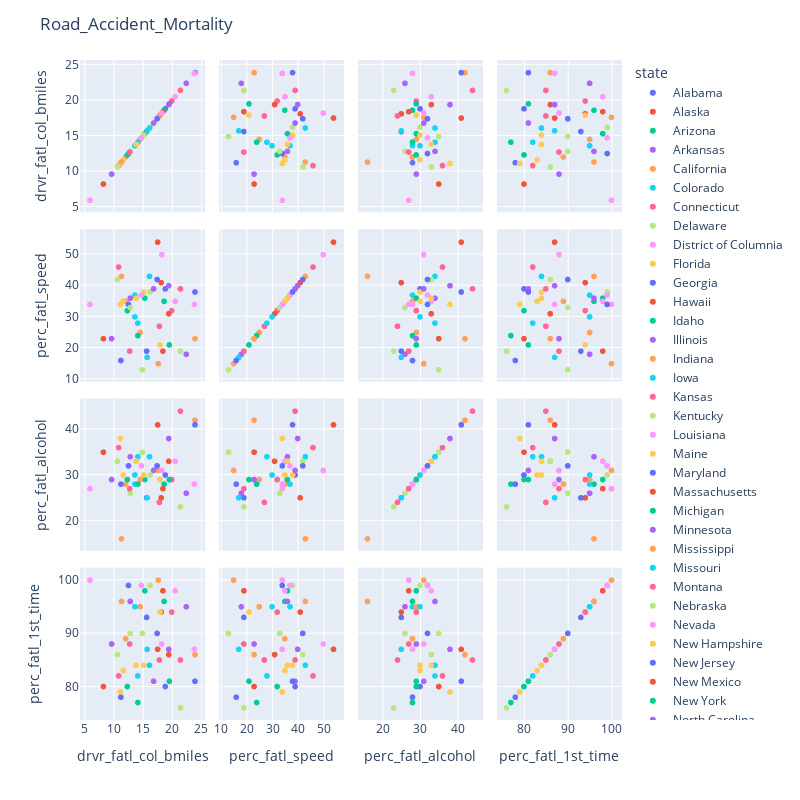

Source (notebook cell):
### Code cell
import plotly.express as px
fig = px.scatter_matrix(car_acc,
    dimensions=["drvr_fatl_col_bmiles", "perc_fatl_speed", "perc_fatl_alcohol", "perc_fatl_1st_time"],
    color="state")
fig.update_layout(
    title='Road_Accident_Mortality',
    dragmode='select',
    width=800,
    height=800,
    hovermode='closest',
)
fig.show()

### Figure 1 — Plotly figure (JSON) as saved in the notebook; plotly's stock layout.template omitted (floating-point values rounded to 4 significant figures)
{"data": [{"dimensions": [{"axis": {"matches": true}, "label": "drvr_fatl_col_bmiles", "values": [18.8]}, {"axis": {"matches": true}, "label": "perc_fatl_speed", "values": [39]}, {"axis": {"matches": true}, "label": "perc_fatl_alcohol", "values": [30]}, {"axis": {"matches": true}, "label": "perc_fatl_1st_time", "values": [80]}], "hovertemplate": "state=Alabama<br>%{xaxis.title.text}=%{x}<br>%{yaxis.title.text}=%{y}<extra></extra>", "legendgroup": "Alabama", "marker": {"color": "#636efa", "symbol": "circle"}, "name": "Alabama", "showlegend": true, "type": "splom"}, {"dimensions": [{"axis": {"matches": true}, "label": "drvr_fatl_col_bmiles", "values": [18.1]}, {"axis": {"matches": true}, "label": "perc_fatl_speed", "values": [41]}, {"axis": {"matches": true}, "label": "perc_fatl_alcohol", "values": [25]}, {"axis": {"matches": true}, "label": "perc_fatl_1st_time", "values": [94]}], "hovertemplate": "state=Alaska<br>%{xaxis.title.text}=%{x}<br>%{yaxis.title.text}=%{y}<extra></extra>", "legendgroup": "Alaska", "marker": {"color": "#EF553B", "symbol": "circle"}, "name": "Alaska", "showlegend": true, "type": "splom"}, {"dimensions": [{"axis": {"matches": true}, "label": "drvr_fatl_col_bmiles", "values": [18.6]}, {"axis": {"matches": true}, "label": "perc_fatl_speed", "values": [35]}, {"axis": {"matches": true}, "label": "perc_fatl_alcohol", "values": [28]}, {"axis": {"matches": true}, "label": "perc_fatl_1st_time", "values": [96]}], "hovertemplate": "state=Arizona<br>%{xaxis.title.text}=%{x}<br>%{yaxis.title.text}=%{y}<extra></extra>", "legendgroup": "Arizona", "marker": {"color": "#00cc96", "symbol": "circle"}, "name": "Arizona", "showlegend": true, "type": "splom"}, {"dimensions": [{"axis": {"matches": true}, "label": "drvr_fatl_col_bmiles", "values": [22.4]}, {"axis": {"matches": true}, "label": "perc_fatl_speed", "values": [18]}, {"axis": {"matches": true}, "label": "perc_fatl_alcohol", "values": [26]}, {"axis": {"matches": true}, "label": "perc_fatl_1st_time", "values": [95]}], "hovertemplate": "state=Arkansas<br>%{xaxis.title.text}=%{x}<br>%{yaxis.title.text}=%{y}<extra></extra>", "legendgroup": "Arkansas", "marker": {"color": "#ab63fa", "symbol": "circle"}, "name": "Arkansas", "showlegend": true, "type": "splom"}, {"dimensions": [{"axis": {"matches": true}, "label": "drvr_fatl_col_bmiles", "values": [12]}, {"axis": {"matches": true}, "label": "perc_fatl_speed", "values": [35]}, {"axis": {"matches": true}, "label": "perc_fatl_alcohol", "values": [28]}, {"axis": {"matches": true}, "label": "perc_fatl_1st_time", "values": [89]}], "hovertemplate": "state=California<br>%{xaxis.title.text}=%{x}<br>%{yaxis.title.text}=%{y}<extra></extra>", "legendgroup": "California", "marker": {"color": "#FFA15A", "symbol": "circle"}, "name": "California", "showlegend": true, "type": "splom"}, {"dimensions": [{"axis": {"matches": true}, "label": "drvr_fatl_col_bmiles", "values": [13.6]}, {"axis": {"matches": true}, "label": "perc_fatl_speed", "values": [37]}, {"axis": {"matches": true}, "label": "perc_fatl_alcohol", "values": [28]}, {"axis": {"matches": true}, "label": "perc_fatl_1st_time", "values": [95]}], "hovertemplate": "state=Colorado<br>%{xaxis.title.text}=%{x}<br>%{yaxis.title.text}=%{y}<extra></extra>", "legendgroup": "Colorado", "marker": {"color": "#19d3f3", "symbol": "circle"}, "name": "Colorado", "showlegend": true, "type": "splom"}, {"dimensions": [{"axis": {"matches": true}, "label": "drvr_fatl_col_bmiles", "values": [10.8]}, {"axis": {"matches": true}, "label": "perc_fatl_speed", "values": [46]}, {"axis": {"matches": true}, "label": "perc_fatl_alcohol", "values": [36]}, {"axis": {"matches": true}, "label": "perc_fatl_1st_time", "values": [82]}], "hovertemplate": "state=Connecticut<br>%{xaxis.title.text}=%{x}<br>%{yaxis.title.text}=%{y}<extra></extra>", "legendgroup": "Connecticut", "marker": {"color": "#FF6692", "symbol": "circle"}, "name": "Connecticut", "showlegend": true, "type": "splom"}, {"dimensions": [{"axis": {"matches": true}, "label": "drvr_fatl_col_bmiles", "values": [16.2]}, {"axis": {"matches": true}, "label": "perc_fatl_speed", "values": [38]}, {"axis": {"matches": true}, "label": "perc_fatl_alcohol", "values": [30]}, {"axis": {"matches": true}, "label": "perc_fatl_1st_time", "values": [99]}], "hovertemplate": "state=Delaware<br>%{xaxis.title.text}=%{x}<br>%{yaxis.title.text}=%{y}<extra></extra>", "legendgroup": "Delaware", "marker": {"color": "#B6E880", "symbol": "circle"}, "name": "Delaware", "showlegend": true, "type": "splom"}, {"dimensions": [{"axis": {"matches": true}, "label": "drvr_fatl_col_bmiles", "values": [5.9]}, {"axis": {"matches": true}, "label": "perc_fatl_speed", "values": [34]}, {"axis": {"matches": true}, "label": "perc_fatl_alcohol", "values": [27]}, {"axis": {"matches": true}, "label": "perc_fatl_1st_time", "values": [100]}], "hovertemplate": "state=District of Columnia<br>%{xaxis.title.text}=%{x}<br>%{yaxis.title.text}=%{y}<extra></extra>", "legendgroup": "District of Columnia", "marker": {"color": "#FF97FF", "symbol": "circle"}, "name": "District of Columnia", "showlegend": true, "type": "splom"}, {"dimensions": [{"axis": {"matches": true}, "label": "drvr_fatl_col_bmiles", "values": [17.9]}, {"axis": {"matches": true}, "label": "perc_fatl_speed", "values": [21]}, {"axis": {"matches": true}, "label": "perc_fatl_alcohol", "values": [29]}, {"axis": {"matches": true}, "label": "perc_fatl_1st_time", "values": [94]}], "hovertemplate": "state=Florida<br>%{xaxis.title.text}=%{x}<br>%{yaxis.title.text}=%{y}<extra></extra>", "legendgroup": "Florida", "marker": {"color": "#FECB52", "symbol": "circle"}, "name": "Florida", "showlegend": true, "type": "splom"}, {"dimensions": [{"axis": {"matches": true}, "label": "drvr_fatl_col_bmiles", "values": [15.6]}, {"axis": {"matches": true}, "label": "perc_fatl_speed", "values": [19]}, {"axis": {"matches": true}, "label": "perc_fatl_alcohol", "values": [25]}, {"axis": {"matches": true}, "label": "perc_fatl_1st_time", "values": [93]}], "hovertemplate": "state=Georgia<br>%{xaxis.title.text}=%{x}<br>%{yaxis.title.text}=%{y}<extra></extra>", "legendgroup": "Georgia", "marker": {"color": "#636efa", "symbol": "circle"}, "name": "Georgia", "showlegend": true, "type": "splom"}, {"dimensions": [{"axis": {"matches": true}, "label": "drvr_fatl_col_bmiles", "values": [17.5]}, {"axis": {"matches": true}, "label": "perc_fatl_speed", "values": [54]}, {"axis": {"matches": true}, "label": "perc_fatl_alcohol", "values": [41]}, {"axis": {"matches": true}, "label": "perc_fatl_1st_time", "values": [87]}], "hovertemplate": "state=Hawaii<br>%{xaxis.title.text}=%{x}<br>%{yaxis.title.text}=%{y}<extra></extra>", "legendgroup": "Hawaii", "marker": {"color": "#EF553B", "symbol": "circle"}, "name": "Hawaii", "showlegend": true, "type": "splom"}, {"dimensions": [{"axis": {"matches": true}, "label": "drvr_fatl_col_bmiles", "values": [15.3]}, {"axis": {"matches": true}, "label": "perc_fatl_speed", "values": [36]}, {"axis": {"matches": true}, "label": "perc_fatl_alcohol", "values": [29]}, {"axis": {"matches": true}, "label": "perc_fatl_1st_time", "values": [98]}], "hovertemplate": "state=Idaho<br>%{xaxis.title.text}=%{x}<br>%{yaxis.title.text}=%{y}<extra></extra>", "legendgroup": "Idaho", "marker": {"color": "#00cc96", "symbol": "circle"}, "name": "Idaho", "showlegend": true, "type": "splom"}, {"dimensions": [{"axis": {"matches": true}, "label": "drvr_fatl_col_bmiles", "values": [12.8]}, {"axis": {"matches": true}, "label": "perc_fatl_speed", "values": [36]}, {"axis": {"matches": true}, "label": "perc_fatl_alcohol", "values": [34]}, {"axis": {"matches": true}, "label": "perc_fatl_1st_time", "values": [96]}], "hovertemplate": "state=Illinois<br>%{xaxis.title.text}=%{x}<br>%{yaxis.title.text}=%{y}<extra></extra>", "legendgroup": "Illinois", "marker": {"color": "#ab63fa", "symbol": "circle"}, "name": "Illinois", "showlegend": true, "type": "splom"}, {"dimensions": [{"axis": {"matches": true}, "label": "drvr_fatl_col_bmiles", "values": [14.5]}, {"axis": {"matches": true}, "label": "perc_fatl_speed", "values": [25]}, {"axis": {"matches": true}, "label": "perc_fatl_alcohol", "values": [29]}, {"axis": {"matches": true}, "label": "perc_fatl_1st_time", "values": [95]}], "hovertemplate": "state=Indiana<br>%{xaxis.title.text}=%{x}<br>%{yaxis.title.text}=%{y}<extra></extra>", "legendgroup": "Indiana", "marker": {"color": "#FFA15A", "symbol": "circle"}, "name": "Indiana", "showlegend": true, "type": "splom"}, {"dimensions": [{"axis": {"matches": true}, "label": "drvr_fatl_col_bmiles", "values": [15.7]}, {"axis": {"matches": true}, "label": "perc_fatl_speed", "values": [17]}, {"axis": {"matches": true}, "label": "perc_fatl_alcohol", "values": [25]}, {"axis": {"matches": true}, "label": "perc_fatl_1st_time", "values": [87]}], "hovertemplate": "state=Iowa<br>%{xaxis.title.text}=%{x}<br>%{yaxis.title.text}=%{y}<extra></extra>", "legendgroup": "Iowa", "marker": {"color": "#19d3f3", "symbol": "circle"}, "name": "Iowa", "showlegend": true, "type": "splom"}, {"dimensions": [{"axis": {"matches": true}, "label": "drvr_fatl_col_bmiles", "values": [17.8]}, {"axis": {"matches": true}, "label": "perc_fatl_speed", "values": [27]}, {"axis": {"matches": true}, "label": "perc_fatl_alcohol", "values": [24]}, {"axis": {"matches": true}, "label": "perc_fatl_1st_time", "values": [85]}], "hovertemplate": "state=Kansas<br>%{xaxis.title.text}=%{x}<br>%{yaxis.title.text}=%{y}<extra></extra>", "legendgroup": "Kansas", "marker": {"color": "#FF6692", "symbol": "circle"}, "name": "Kansas", "showlegend": true, "type": "splom"}, {"dimensions": [{"axis": {"matches": true}, "label": "drvr_fatl_col_bmiles", "values": [21.4]}, {"axis": {"matches": true}, "label": "perc_fatl_speed", "values": [19]}, {"axis": {"matches": true}, "label": "perc_fatl_alcohol", "values": [23]}, {"axis": {"matches": true}, "label": "perc_fatl_1st_time", "values": [76]}], "hovertemplate": "state=Kentucky<br>%{xaxis.title.text}=%{x}<br>%{yaxis.title.text}=%{y}<extra></extra>", "legendgroup": "Kentucky", "marker": {"color": "#B6E880", "symbol": "circle"}, "name": "Kentucky", "showlegend": true, "type": "splom"}, {"dimensions": [{"axis": {"matches": true}, "label": "drvr_fatl_col_bmiles", "values": [20.5]}, {"axis": {"matches": true}, "label": "perc_fatl_speed", "values": [35]}, {"axis": {"matches": true}, "label": "perc_fatl_alcohol", "values": [33]}, {"axis": {"matches": true}, "label": "perc_fatl_1st_time", "values": [98]}], "hovertemplate": "state=Louisiana<br>%{xaxis.title.text}=%{x}<br>%{yaxis.title.text}=%{y}<extra></extra>", "legendgroup": "Louisiana", "marker": {"color": "#FF97FF", "symbol": "circle"}, "name": "Louisiana", "showlegend": true, "type": "splom"}, {"dimensions": [{"axis": {"matches": true}, "label": "drvr_fatl_col_bmiles", "values": [15.1]}, {"axis": {"matches": true}, "label": "perc_fatl_speed", "values": [38]}, {"axis": {"matches": true}, "label": "perc_fatl_alcohol", "values": [30]}, {"axis": {"matches": true}, "label": "perc_fatl_1st_time", "values": [84]}], "hovertemplate": "state=Maine<br>%{xaxis.title.text}=%{x}<br>%{yaxis.title.text}=%{y}<extra></extra>", "legendgroup": "Maine", "marker": {"color": "#FECB52", "symbol": "circle"}, "name": "Maine", "showlegend": true, "type": "splom"}, {"dimensions": [{"axis": {"matches": true}, "label": "drvr_fatl_col_bmiles", "values": [12.5]}, {"axis": {"matches": true}, "label": "perc_fatl_speed", "values": [34]}, {"axis": {"matches": true}, "label": "perc_fatl_alcohol", "values": [32]}, {"axis": {"matches": true}, "label": "perc_fatl_1st_time", "values": [99]}], "hovertemplate": "state=Maryland<br>%{xaxis.title.text}=%{x}<br>%{yaxis.title.text}=%{y}<extra></extra>", "legendgroup": "Maryland", "marker": {"color": "#636efa", "symbol": "circle"}, "name": "Maryland", "showlegend": true, "type": "splom"}, {"dimensions": [{"axis": {"matches": true}, "label": "drvr_fatl_col_bmiles", "values": [8.2]}, {"axis": {"matches": true}, "label": "perc_fatl_speed", "values": [23]}, {"axis": {"matches": true}, "label": "perc_fatl_alcohol", "values": [35]}, {"axis": {"matches": true}, "label": "perc_fatl_1st_time", "values": [80]}], "hovertemplate": "state=Massachusetts<br>%{xaxis.title.text}=%{x}<br>%{yaxis.title.text}=%{y}<extra></extra>", "legendgroup": "Massachusetts", "marker": {"color": "#EF553B", "symbol": "circle"}, "name": "Massachusetts", "showlegend": true, "type": "splom"}, {"dimensions": [{"axis": {"matches": true}, "label": "drvr_fatl_col_bmiles", "values": [14.1]}, {"axis": {"matches": true}, "label": "perc_fatl_speed", "values": [24]}, {"axis": {"matches": true}, "label": "perc_fatl_alcohol", "values": [28]}, {"axis": {"matches": true}, "label": "perc_fatl_1st_time", "values": [77]}], "hovertemplate": "state=Michigan<br>%{xaxis.title.text}=%{x}<br>%{yaxis.title.text}=%{y}<extra></extra>", "legendgroup": "Michigan", "marker": {"color": "#00cc96", "symbol": "circle"}, "name": "Michigan", "showlegend": true, "type": "splom"}, {"dimensions": [{"axis": {"matches": true}, "label": "drvr_fatl_col_bmiles", "values": [9.6]}, {"axis": {"matches": true}, "label": "perc_fatl_speed", "values": [23]}, {"axis": {"matches": true}, "label": "perc_fatl_alcohol", "values": [29]}, {"axis": {"matches": true}, "label": "perc_fatl_1st_time", "values": [88]}], "hovertemplate": "state=Minnesota<br>%{xaxis.title.text}=%{x}<br>%{yaxis.title.text}=%{y}<extra></extra>", "legendgroup": "Minnesota", "marker": {"color": "#ab63fa", "symbol": "circle"}, "name": "Minnesota", "showlegend": true, "type": "splom"}, {"dimensions": [{"axis": {"matches": true}, "label": "drvr_fatl_col_bmiles", "values": [17.6]}, {"axis": {"matches": true}, "label": "perc_fatl_speed", "values": [15]}, {"axis": {"matches": true}, "label": "perc_fatl_alcohol", "values": [31]}, {"axis": {"matches": true}, "label": "perc_fatl_1st_time", "values": [100]}], "hovertemplate": "state=Mississippi<br>%{xaxis.title.text}=%{x}<br>%{yaxis.title.text}=%{y}<extra></extra>", "legendgroup": "Mississippi", "marker": {"color": "#FFA15A", "symbol": "circle"}, "name": "Mississippi", "showlegend": true, "type": "splom"}, {"dimensions": [{"axis": {"matches": true}, "label": "drvr_fatl_col_bmiles", "values": [16.1]}, {"axis": {"matches": true}, "label": "perc_fatl_speed", "values": [43]}, {"axis": {"matches": true}, "label": "perc_fatl_alcohol", "values": [34]}, {"axis": {"matches": true}, "label": "perc_fatl_1st_time", "values": [84]}], "hovertemplate": "state=Missouri<br>%{xaxis.title.text}=%{x}<br>%{yaxis.title.text}=%{y}<extra></extra>", "legendgroup": "Missouri", "marker": {"color": "#19d3f3", "symbol": "circle"}, "name": "Missouri", "showlegend": true, "type": "splom"}, {"dimensions": [{"axis": {"matches": true}, "label": "drvr_fatl_col_bmiles", "values": [21.4]}, {"axis": {"matches": true}, "label": "perc_fatl_speed", "values": [39]}, {"axis": {"matches": true}, "label": "perc_fatl_alcohol", "values": [44]}, {"axis": {"matches": true}, "label": "perc_fatl_1st_time", "values": [85]}], "hovertemplate": "state=Montana<br>%{xaxis.title.text}=%{x}<br>%{yaxis.title.text}=%{y}<extra></extra>", "legendgroup": "Montana", "marker": {"color": "#FF6692", "symbol": "circle"}, "name": "Montana", "showlegend": true, "type": "splom"}, {"dimensions": [{"axis": {"matches": true}, "label": "drvr_fatl_col_bmiles", "values": [14.9]}, {"axis": {"matches": true}, "label": "perc_fatl_speed", "values": [13]}, {"axis": {"matches": true}, "label": "perc_fatl_alcohol", "values": [35]}, {"axis": {"matches": true}, "label": "perc_fatl_1st_time", "values": [90]}], "hovertemplate": "state=Nebraska<br>%{xaxis.title.text}=%{x}<br>%{yaxis.title.text}=%{y}<extra></extra>", "legendgroup": "Nebraska", "marker": {"color": "#B6E880", "symbol": "circle"}, "name": "Nebraska", "showlegend": true, "type": "splom"}, {"dimensions": [{"axis": {"matches": true}, "label": "drvr_fatl_col_bmiles", "values": [14.7]}, {"axis": {"matches": true}, "label": "perc_fatl_speed", "values": [37]}, {"axis": {"matches": true}, "label": "perc_fatl_alcohol", "values": [32]}, {"axis": {"matches": true}, "label": "perc_fatl_1st_time", "values": [99]}], "hovertemplate": "state=Nevada<br>%{xaxis.title.text}=%{x}<br>%{yaxis.title.text}=%{y}<extra></extra>", "legendgroup": "Nevada", "marker": {"color": "#FF97FF", "symbol": "circle"}, "name": "Nevada", "showlegend": true, "type": "splom"}, {"dimensions": [{"axis": {"matches": true}, "label": "drvr_fatl_col_bmiles", "values": [11.6]}, {"axis": {"matches": true}, "label": "perc_fatl_speed", "values": [35]}, {"axis": {"matches": true}, "label": "perc_fatl_alcohol", "values": [30]}, {"axis": {"matches": true}, "label": "perc_fatl_1st_time", "values": [83]}], "hovertemplate": "state=New Hampshire<br>%{xaxis.title.text}=%{x}<br>%{yaxis.title.text}=%{y}<extra></extra>", "legendgroup": "New Hampshire", "marker": {"color": "#FECB52", "symbol": "circle"}, "name": "New Hampshire", "showlegend": true, "type": "splom"}, {"dimensions": [{"axis": {"matches": true}, "label": "drvr_fatl_col_bmiles", "values": [11.2]}, {"axis": {"matches": true}, "label": "perc_fatl_speed", "values": [16]}, {"axis": {"matches": true}, "label": "perc_fatl_alcohol", "values": [28]}, {"axis": {"matches": true}, "label": "perc_fatl_1st_time", "values": [78]}], "hovertemplate": "state=New Jersey<br>%{xaxis.title.text}=%{x}<br>%{yaxis.title.text}=%{y}<extra></extra>", "legendgroup": "New Jersey", "marker": {"color": "#636efa", "symbol": "circle"}, "name": "New Jersey", "showlegend": true, "type": "splom"}, {"dimensions": [{"axis": {"matches": true}, "label": "drvr_fatl_col_bmiles", "values": [18.4]}, {"axis": {"matches": true}, "label": "perc_fatl_speed", "values": [19]}, {"axis": {"matches": true}, "label": "perc_fatl_alcohol", "values": [27]}, {"axis": {"matches": true}, "label": "perc_fatl_1st_time", "values": [98]}], "hovertemplate": "state=New Mexico<br>%{xaxis.title.text}=%{x}<br>%{yaxis.title.text}=%{y}<extra></extra>", "legendgroup": "New Mexico", "marker": {"color": "#EF553B", "symbol": "circle"}, "name": "New Mexico", "showlegend": true, "type": "splom"}, {"dimensions": [{"axis": {"matches": true}, "label": "drvr_fatl_col_bmiles", "values": [12.3]}, {"axis": {"matches": true}, "label": "perc_fatl_speed", "values": [32]}, {"axis": {"matches": true}, "label": "perc_fatl_alcohol", "values": [29]}, {"axis": {"matches": true}, "label": "perc_fatl_1st_time", "values": [80]}], "hovertemplate": "state=New York<br>%{xaxis.title.text}=%{x}<br>%{yaxis.title.text}=%{y}<extra></extra>", "legendgroup": "New York", "marker": {"color": "#00cc96", "symbol": "circle"}, "name": "New York", "showlegend": true, "type": "splom"}, {"dimensions": [{"axis": {"matches": true}, "label": "drvr_fatl_col_bmiles", "values": [16.8]}, {"axis": {"matches": true}, "label": "perc_fatl_speed", "values": [39]}, {"axis": {"matches": true}, "label": "perc_fatl_alcohol", "values": [31]}, {"axis": {"matches": true}, "label": "perc_fatl_1st_time", "values": [81]}], "hovertemplate": "state=North Carolina<br>%{xaxis.title.text}=%{x}<br>%{yaxis.title.text}=%{y}<extra></extra>", "legendgroup": "North Carolina", "marker": {"color": "#ab63fa", "symbol": "circle"}, "name": "North Carolina", "showlegend": true, "type": "splom"}, {"dimensions": [{"axis": {"matches": true}, "label": "drvr_fatl_col_bmiles", "values": [23.9]}, {"axis": {"matches": true}, "label": "perc_fatl_speed", "values": [23]}, {"axis": {"matches": true}, "label": "perc_fatl_alcohol", "values": [42]}, {"axis": {"matches": true}, "label": "perc_fatl_1st_time", "values": [86]}], "hovertemplate": "state=North Dakota<br>%{xaxis.title.text}=%{x}<br>%{yaxis.title.text}=%{y}<extra></extra>", "legendgroup": "North Dakota", "marker": {"color": "#FFA15A", "symbol": "circle"}, "name": "North Dakota", "showlegend": true, "type": "splom"}, {"dimensions": [{"axis": {"matches": true}, "label": "drvr_fatl_col_bmiles", "values": [14.1]}, {"axis": {"matches": true}, "label": "perc_fatl_speed", "values": [28]}, {"axis": {"matches": true}, "label": "perc_fatl_alcohol", "values": [34]}, {"axis": {"matches": true}, "label": "perc_fatl_1st_time", "values": [82]}], "hovertemplate": "state=Ohio<br>%{xaxis.title.text}=%{x}<br>%{yaxis.title.text}=%{y}<extra></extra>", "legendgroup": "Ohio", "marker": {"color": "#19d3f3", "symbol": "circle"}, "name": "Ohio", "showlegend": true, "type": "splom"}, {"dimensions": [{"axis": {"matches": true}, "label": "drvr_fatl_col_bmiles", "values": [19.9]}, {"axis": {"matches": true}, "label": "perc_fatl_speed", "values": [32]}, {"axis": {"matches": true}, "label": "perc_fatl_alcohol", "values": [29]}, {"axis": {"matches": true}, "label": "perc_fatl_1st_time", "values": [94]}], "hovertemplate": "state=Oklahoma<br>%{xaxis.title.text}=%{x}<br>%{yaxis.title.text}=%{y}<extra></extra>", "legendgroup": "Oklahoma", "marker": {"color": "#FF6692", "symbol": "circle"}, "name": "Oklahoma", "showlegend": true, "type": "splom"}, {"dimensions": [{"axis": {"matches": true}, "label": "drvr_fatl_col_bmiles", "values": [12.8]}, {"axis": {"matches": true}, "label": "perc_fatl_speed", "values": [33]}, {"axis": {"matches": true}, "label": "perc_fatl_alcohol", "values": [26]}, {"axis": {"matches": true}, "label": "perc_fatl_1st_time", "values": [90]}], "hovertemplate": "state=Oregon<br>%{xaxis.title.text}=%{x}<br>%{yaxis.title.text}=%{y}<extra></extra>", "legendgroup": "Oregon", "marker": {"color": "#B6E880", "symbol": "circle"}, "name": "Oregon", "showlegend": true, "type": "splom"}, {"dimensions": [{"axis": {"matches": true}, "label": "drvr_fatl_col_bmiles", "values": [18.2]}, {"axis": {"matches": true}, "label": "perc_fatl_speed", "values": [50]}, {"axis": {"matches": true}, "label": "perc_fatl_alcohol", "values": [31]}, {"axis": {"matches": true}, "label": "perc_fatl_1st_time", "values": [88]}], "hovertemplate": "state=Pennsylvania<br>%{xaxis.title.text}=%{x}<br>%{yaxis.title.text}=%{y}<extra></extra>", "legendgroup": "Pennsylvania", "marker": {"color": "#FF97FF", "symbol": "circle"}, "name": "Pennsylvania", "showlegend": true, "type": "splom"}, {"dimensions": [{"axis": {"matches": true}, "label": "drvr_fatl_col_bmiles", "values": [11.1]}, {"axis": {"matches": true}, "label": "perc_fatl_speed", "values": [34]}, {"axis": {"matches": true}, "label": "perc_fatl_alcohol", "values": [38]}, {"axis": {"matches": true}, "label": "perc_fatl_1st_time", "values": [79]}], "hovertemplate": "state=Rhode Island<br>%{xaxis.title.text}=%{x}<br>%{yaxis.title.text}=%{y}<extra></extra>", "legendgroup": "Rhode Island", "marker": {"color": "#FECB52", "symbol": "circle"}, "name": "Rhode Island", "showlegend": true, "type": "splom"}, {"dimensions": [{"axis": {"matches": true}, "label": "drvr_fatl_col_bmiles", "values": [23.9]}, {"axis": {"matches": true}, "label": "perc_fatl_speed", "values": [38]}, {"axis": {"matches": true}, "label": "perc_fatl_alcohol", "values": [41]}, {"axis": {"matches": true}, "label": "perc_fatl_1st_time", "values": [81]}], "hovertemplate": "state=South Carolina<br>%{xaxis.title.text}=%{x}<br>%{yaxis.title.text}=%{y}<extra></extra>", "legendgroup": "South Carolina", "marker": {"color": "#636efa", "symbol": "circle"}, "name": "South Carolina", "showlegend": true, "type": "splom"}, {"dimensions": [{"axis": {"matches": true}, "label": "drvr_fatl_col_bmiles", "values": [19.4]}, {"axis": {"matches": true}, "label": "perc_fatl_speed", "values": [31]}, {"axis": {"matches": true}, "label": "perc_fatl_alcohol", "values": [33]}, {"axis": {"matches": true}, "label": "perc_fatl_1st_time", "values": [86]}], "hovertemplate": "state=South Dakota<br>%{xaxis.title.text}=%{x}<br>%{yaxis.title.text}=%{y}<extra></extra>", "legendgroup": "South Dakota", "marker": {"color": "#EF553B", "symbol": "circle"}, "name": "South Dakota", "showlegend": true, "type": "splom"}, {"dimensions": [{"axis": {"matches": true}, "label": "drvr_fatl_col_bmiles", "values": [19.5]}, {"axis": {"matches": true}, "label": "perc_fatl_speed", "values": [21]}, {"axis": {"matches": true}, "label": "perc_fatl_alcohol", "values": [29]}, {"axis": {"matches": true}, "label": "perc_fatl_1st_time", "values": [81]}], "hovertemplate": "state=Tennessee<br>%{xaxis.title.text}=%{x}<br>%{yaxis.title.text}=%{y}<extra></extra>", "legendgroup": "Tennessee", "marker": {"color": "#00cc96", "symbol": "circle"}, "name": "Tennessee", "showlegend": true, "type": "splom"}, {"dimensions": [{"axis": {"matches": true}, "label": "drvr_fatl_col_bmiles", "values": [19.4]}, {"axis": {"matches": true}, "label": "perc_fatl_speed", "values": [40]}, {"axis": {"matches": true}, "label": "perc_fatl_alcohol", "values": [38]}, {"axis": {"matches": true}, "label": "perc_fatl_1st_time", "values": [87]}], "hovertemplate": "state=Texas<br>%{xaxis.title.text}=%{x}<br>%{yaxis.title.text}=%{y}<extra></extra>", "legendgroup": "Texas", "marker": {"color": "#ab63fa", "symbol": "circle"}, "name": "Texas", "showlegend": true, "type": "splom"}, {"dimensions": [{"axis": {"matches": true}, "label": "drvr_fatl_col_bmiles", "values": [11.3]}, {"axis": {"matches": true}, "label": "perc_fatl_speed", "values": [43]}, {"axis": {"matches": true}, "label": "perc_fatl_alcohol", "values": [16]}, {"axis": {"matches": true}, "label": "perc_fatl_1st_time", "values": [96]}], "hovertemplate": "state=Utah<br>%{xaxis.title.text}=%{x}<br>%{yaxis.title.text}=%{y}<extra></extra>", "legendgroup": "Utah", "marker": {"color": "#FFA15A", "symbol": "circle"}, "name": "Utah", "showlegend": true, "type": "splom"}, {"dimensions": [{"axis": {"matches": true}, "label": "drvr_fatl_col_bmiles", "values": [13.6]}, {"axis": {"matches": true}, "label": "perc_fatl_speed", "values": [30]}, {"axis": {"matches": true}, "label": "perc_fatl_alcohol", "values": [30]}, {"axis": {"matches": true}, "label": "perc_fatl_1st_time", "values": [95]}], "hovertemplate": "state=Vermont<br>%{xaxis.title.text}=%{x}<br>%{yaxis.title.text}=%{y}<extra></extra>", "legendgroup": "Vermont", "marker": {"color": "#19d3f3", "symbol": "circle"}, "name": "Vermont", "showlegend": true, "type": "splom"}, {"dimensions": [{"axis": {"matches": true}, "label": "drvr_fatl_col_bmiles", "values": [12.7]}, {"axis": {"matches": true}, "label": "perc_fatl_speed", "values": [19]}, {"axis": {"matches": true}, "label": "perc_fatl_alcohol", "values": [27]}, {"axis": {"matches": true}, "label": "perc_fatl_1st_time", "values": [88]}], "hovertemplate": "state=Virginia<br>%{xaxis.title.text}=%{x}<br>%{yaxis.title.text}=%{y}<extra></extra>", "legendgroup": "Virginia", "marker": {"color": "#FF6692", "symbol": "circle"}, "name": "Virginia", "showlegend": true, "type": "splom"}, {"dimensions": [{"axis": {"matches": true}, "label": "drvr_fatl_col_bmiles", "values": [10.6]}, {"axis": {"matches": true}, "label": "perc_fatl_speed", "values": [42]}, {"axis": {"matches": true}, "label": "perc_fatl_alcohol", "values": [33]}, {"axis": {"matches": true}, "label": "perc_fatl_1st_time", "values": [86]}], "hovertemplate": "state=Washington<br>%{xaxis.title.text}=%{x}<br>%{yaxis.title.text}=%{y}<extra></extra>", "legendgroup": "Washington", "marker": {"color": "#B6E880", "symbol": "circle"}, "name": "Washington", "showlegend": true, "type": "splom"}, {"dimensions": [{"axis": {"matches": true}, "label": "drvr_fatl_col_bmiles", "values": [23.8]}, {"axis": {"matches": true}, "label": "perc_fatl_speed", "values": [34]}, {"axis": {"matches": true}, "label": "perc_fatl_alcohol", "values": [28]}, {"axis": {"matches": true}, "label": "perc_fatl_1st_time", "values": [87]}], "hovertemplate": "state=West Virginia<br>%{xaxis.title.text}=%{x}<br>%{yaxis.title.text}=%{y}<extra></extra>", "legendgroup": "West Virginia", "marker": {"color": "#FF97FF", "symbol": "circle"}, "name": "West Virginia", "showlegend": true, "type": "splom"}, {"dimensions": [{"axis": {"matches": true}, "label": "drvr_fatl_col_bmiles", "values": [13.8]}, {"axis": {"matches": true}, "label": "perc_fatl_speed", "values": [36]}, {"axis": {"matches": true}, "label": "perc_fatl_alcohol", "values": [33]}, {"axis": {"matches": true}, "label": "perc_fatl_1st_time", "values": [84]}], "hovertemplate": "state=Wisconsin<br>%{xaxis.title.text}=%{x}<br>%{yaxis.title.text}=%{y}<extra></extra>", "legendgroup": "Wisconsin", "marker": {"color": "#FECB52", "symbol": "circle"}, "name": "Wisconsin", "showlegend": true, "type": "splom"}, {"dimensions": [{"axis": {"matches": true}, "label": "drvr_fatl_col_bmiles", "values": [17.4]}, {"axis": {"matches": true}, "label": "perc_fatl_speed", "values": [42]}, {"axis": {"matches": true}, "label": "perc_fatl_alcohol", "values": [32]}, {"axis": {"matches": true}, "label": "perc_fatl_1st_time", "values": [90]}], "hovertemplate": "state=Wyoming<br>%{xaxis.title.text}=%{x}<br>%{yaxis.title.text}=%{y}<extra></extra>", "legendgroup": "Wyoming", "marker": {"color": "#636efa", "symbol": "circle"}, "name": "Wyoming", "showlegend": true, "type": "splom"}], "layout": {"dragmode": "select", "height": 800, "hovermode": "closest", "legend": {"title": {"text": "state"}, "tracegroupgap": 0}, "margin": {"t": 60}, "title": {"text": "Road_Accident_Mortality"}, "width": 800}}
